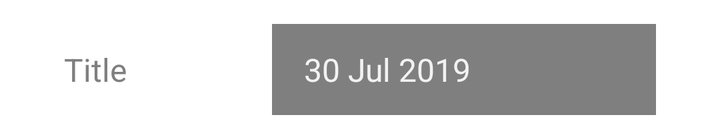
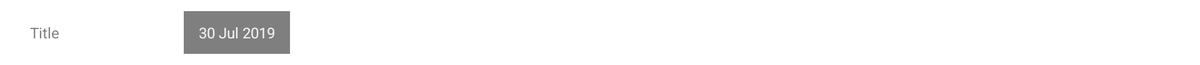

The same Android screen from two of the app's own layout files: first res/layout/ as a phone draws it, then the repository's variant for another configuration, drawn on a device whose configuration selects that folder. Both files follow.
<!-- AndroidManifest.xml: application theme BaseAppTheme -->
<!-- res/layout/view_material_custom_row.xml -->
<androidx.constraintlayout.widget.ConstraintLayout xmlns:android="http://schemas.android.com/apk/res/android"
    xmlns:app="http://schemas.android.com/apk/res-auto"
    xmlns:tools="http://schemas.android.com/tools"
    android:layout_width="match_parent"
    android:layout_height="wrap_content"
    android:layout_marginStart="16dp"
    android:paddingTop="12dp"
    android:paddingEnd="16dp"
    android:paddingBottom="12dp">

    <TextView
        android:id="@+id/tvTitle"
        android:layout_width="120dp"
        android:layout_height="wrap_content"
        android:text="Title"
        style="@style/TextMaterialLabelStyle"
        app:layout_constraintBottom_toBottomOf="parent"
        app:layout_constraintStart_toStartOf="parent"
        app:layout_constraintTop_toTopOf="parent"
        app:layout_constraintVertical_bias="0"
        tools:visibility="visible" />

    <TextView
        android:id="@+id/tvValue"
        android:layout_width="0dp"
        android:layout_height="wrap_content"
        style="@style/TextMaterialValueStyle"
        app:layout_constraintBottom_toBottomOf="parent"
        app:layout_constraintEnd_toEndOf="parent"
        app:layout_constraintStart_toEndOf="@+id/tvTitle"
        app:layout_constraintTop_toTopOf="parent"
        app:layout_constraintVertical_bias="0"
        tools:text="30 Jul 2019"
        tools:visibility="visible" />
</androidx.constraintlayout.widget.ConstraintLayout>
<!-- resources referenced by this layout -->
<resources>
  <style name="TextMaterialLabelStyle">
          <item name="android:textColor">#7f7f7f</item>
          <item name="android:textSize">16sp</item>
          <item name="android:paddingStart">16dp</item>
          <item name="android:paddingEnd">16dp</item>
          <item name="android:paddingTop">12dp</item>
          <item name="android:paddingBottom">12dp</item>
      </style>
  <style name="TextMaterialValueStyle">
          <item name="android:textColor">#f2f2f2</item>
          <item name="android:textSize">16sp</item>
          <item name="android:background">#7f7f7f</item>
          <item name="android:paddingStart">16dp</item>
          <item name="android:paddingEnd">16dp</item>
          <item name="android:paddingTop">12dp</item>
          <item name="android:paddingBottom">12dp</item>
          <item name="android:layout_marginEnd">16dp</item>
      </style>
  <style name="BaseAppTheme" parent="@style/Theme.MaterialComponents.Light.NoActionBar">
          <item name="windowActionBar">false</item>
          <item name="windowNoTitle">true</item>
          <item name="colorPrimary">@color/colorPrimary</item>
          <item name="colorAccent">@color/colorAccent</item>
          <item name="android:windowContentOverlay">@null</item>
          <item name="android:scrollingCache">false</item>
          <item name="popupMenuStyle">@style/AppTheme.PopupMenu</item>
          <item name="android:dropDownListViewStyle">@style/AppTheme.PopupMenu.Style</item>
          <item name="android:actionBarStyle">@style/AppTheme.Toolbar</item>
          <item name="android:statusBarColor">@color/colorPrimary</item>
          <item name="colorControlNormal">@color/colorPrimary</item>
          <item name="colorControlActivated">@color/colorPrimary</item>
          <item name="colorControlHighlight">@color/colorAccent</item>
      </style>
  <color name="colorPrimary">#37474F</color>
  <color name="colorAccent">#03DAC5</color>
  <style name="AppTheme.PopupMenu" parent="@style/Widget.AppCompat.PopupMenu">
          <item name="android:popupBackground">#F5F5F5</item>
          <item name="android:textColor">@color/colorPrimary</item>
          <item name="android:background">#F5F5F5</item>
      </style>
  <style name="AppTheme.PopupMenu.Style" parent="@style/Widget.AppCompat.ListView.DropDown">
          <item name="android:divider">@color/colorPrimary</item>
          <item name="android:dividerHeight">1dp</item>
      </style>
  <style name="AppTheme.Toolbar" parent="ThemeOverlay.MaterialComponents.Dark.ActionBar">
          <item name="android:titleTextStyle">@style/AppTheme.TextPrimary</item>
          <item name="android:actionMenuTextColor">@color/colorPrimary</item>
          <item name="colorControlNormal">@color/colorPrimary</item>
          <item name="android:statusBarColor">@color/colorPrimary</item>
          <item name="contentInsetStart">0dp</item>
      </style>
  <style name="AppTheme.TextPrimary" parent="@style/TextAppearance.AppCompat.Widget.ActionBar.Title">
          <item name="android:textColor">@color/colorPrimary</item>
      </style>
</resources>
<!-- res/layout-sw720dp/view_material_custom_row.xml (the repository's variant of the layout above) -->
<!-- drawn on a large tablet held sideways -->
<androidx.constraintlayout.widget.ConstraintLayout xmlns:android="http://schemas.android.com/apk/res/android"
    xmlns:app="http://schemas.android.com/apk/res-auto"
    xmlns:tools="http://schemas.android.com/tools"
    android:layout_width="wrap_content"
    android:layout_height="wrap_content"
    android:layout_marginStart="16dp"
    android:paddingTop="12dp"
    android:paddingEnd="16dp"
    android:paddingBottom="12dp">

    <TextView
        android:id="@+id/tvTitle"
        android:layout_width="180dp"
        android:layout_height="wrap_content"
        android:text="Title"
        style="@style/TextMaterialLabelStyle"
        app:layout_constraintBottom_toBottomOf="parent"
        app:layout_constraintStart_toStartOf="parent"
        app:layout_constraintTop_toTopOf="parent"
        app:layout_constraintVertical_bias="0"
        tools:visibility="visible" />

    <TextView
        android:id="@+id/tvValue"
        android:layout_width="wrap_content"
        android:layout_height="wrap_content"
        style="@style/TextMaterialValueStyle"
        app:layout_constraintBottom_toBottomOf="parent"
        app:layout_constraintStart_toEndOf="@+id/tvTitle"
        app:layout_constraintTop_toTopOf="parent"
        app:layout_constraintVertical_bias="0"
        tools:text="30 Jul 2019"
        tools:visibility="visible" />
</androidx.constraintlayout.widget.ConstraintLayout>
